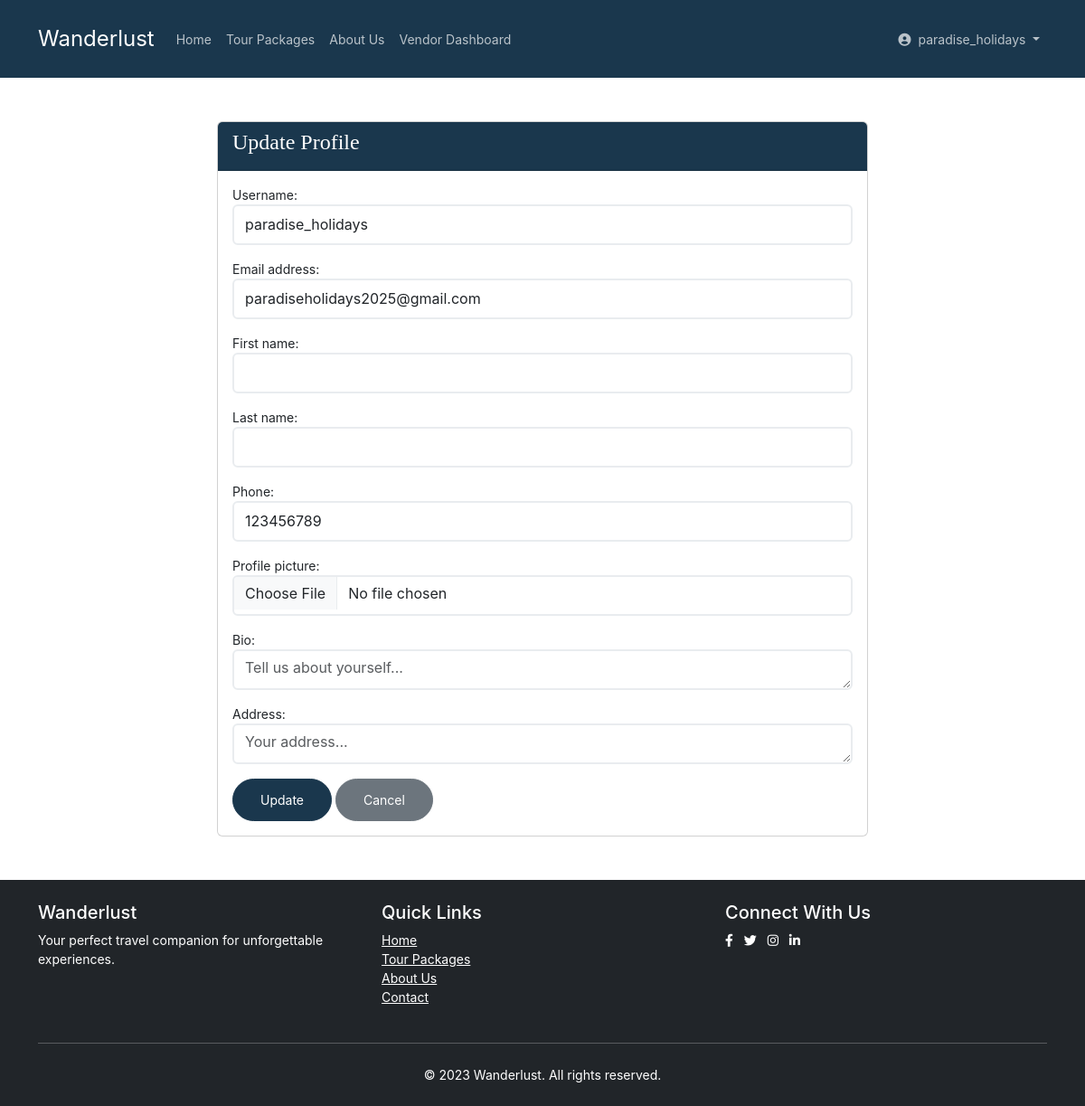
The app's page /profile/update/ (signed in) with its own data.
### packages/models.py (models this page shows, shortened)
class User(AbstractUser):
    is_vendor = models.BooleanField(default=False)
    is_customer = models.BooleanField(default=True)
    phone = models.CharField(max_length=15, blank=True)
    profile_picture = models.ImageField(
        upload_to='profile_pics/',
        blank=True,
        validators=[FileExtensionValidator(allowed_extensions=['jpg', 'jpeg', 'png'])]
    )
    company_name = models.CharField(max_length=100, blank=True)
    bio = models.TextField(blank=True)
    company_location = models.CharField(max_length=100, blank=True)
    website = models.URLField(blank=True)
    years_of_experience = models.PositiveIntegerField(default=0)
    specializations = models.CharField(max_length=200, blank=True)
    languages_spoken = models.CharField(max_length=200, blank=True)

### packages/views.py (the view)
# urls.py: path('profile/update/', views.profile_update, name='profile_update'),
@login_required
def profile_update(request):
    if request.method == 'POST':
        form = UserProfileUpdateForm(request.POST, request.FILES, instance=request.user)
        if form.is_valid():
            form.save()
            messages.success(request, 'Your profile was successfully updated!')
            return redirect('packages:profile')
    else:
        form = UserProfileUpdateForm(instance=request.user)
    return render(request, 'accounts/profile_update.html', {'form': form})

### packages/context_processors.py (called while the page is built)
def user_profile(request):
    if request.user.is_authenticated:
        return {
            'user_profile_picture': request.user.profile_picture.url if request.user.profile_picture else settings.STATIC_URL + 'images/default_profile.png'
        }
    return {}

### packages/templates/accounts/profile_update.html (shortened to what this page needs)
{% extends 'packages/base.html' %}
{% load static %}
{% block content %}
<div class="container mt-5">
    <div class="row">
        <div class="col-md-8 mx-auto">
            <div class="card">
                <div class="card-header bg-primary text-white">
                    <h4>Update Profile</h4>
                </div>
                <div class="card-body">
                    <form method="post" enctype="multipart/form-data">
                        {{ form.as_p }}
                        <button type="submit" class="btn btn-primary">Update</button>
                        <a href="{% url 'packages:profile' %}" class="btn btn-secondary">Cancel</a>
                    </form>
                </div>
            </div>
        </div>
    </div>
</div>
{% endblock %}

### packages/templates/packages/base.html (shortened to what this page needs)
{% load static %}
<!DOCTYPE html>
<html lang="en">
<head>
    <link href="https://cdn.jsdelivr.net/npm/bootstrap@5.3.0/dist/css/bootstrap.min.css" rel="stylesheet">
    <link rel="stylesheet" href="https://cdnjs.cloudflare.com/ajax/libs/font-awesome/6.0.0/css/all.min.css">
    <link rel="stylesheet" href="{% static 'css/style.css' %}">
</head>
<body>
    <nav class="navbar navbar-expand-lg navbar-dark bg-primary">
        <div class="container">
            <a class="navbar-brand" href="{% url 'packages:home' %}">Wanderlust</a>
            <div class="collapse navbar-collapse" id="navbarNav">
                <ul class="navbar-nav me-auto">
                    <li class="nav-item">
                        <a class="nav-link" href="{% url 'packages:home' %}">Home</a>
                    </li>
                    <li class="nav-item">
                        <a class="nav-link" href="{% url 'packages:package_list' %}">Tour Packages</a>
                    </li>
                    <li class="nav-item"><a href="{% url 'packages:about' %}" class="nav-link">About Us</a></li>
                    {% if user.is_vendor %}
                    <li class="nav-item">
                        <a class="nav-link" href="{% url 'packages:vendor_dashboard' %}">Vendor Dashboard</a>
                    </li>
                    {% endif %}
                </ul>
                <ul class="navbar-nav">
                    {% if user.is_authenticated %}
                    <li class="nav-item dropdown">
                        <a class="nav-link dropdown-toggle" href="#" id="navbarDropdown" role="button" data-bs-toggle="dropdown">
                            <i class="fas fa-user-circle me-1"></i> {{ user.username }}
                        </a>
                    </li>
                    {% endif %}
                </ul>
            </div>
        </div>
    </nav>
    <main class="container my-4">
        {% block content %}{% endblock %}
    </main>
    <footer class="bg-dark text-white py-4 mt-5">
        <div class="container">
            <div class="row">
                <div class="col-md-4">
                    <h5>Wanderlust</h5>
                    <p>Your perfect travel companion for unforgettable experiences.</p>
                </div>
                <div class="col-md-4">
                    <h5>Quick Links</h5>
                    <ul class="list-unstyled">
                        <li><a href="{% url 'packages:home' %}" class="text-white">Home</a></li>
                        <li><a href="{% url 'packages:package_list' %}" class="text-white">Tour Packages</a></li>
                        <li><a href="#" class="text-white">About Us</a></li>
                        <li><a href="#" class="text-white">Contact</a></li>
                    </ul>
                </div>
                <div class="col-md-4">
                    <h5>Connect With Us</h5>
                    <div class="social-links">
                        <a href="#" class="text-white me-2"><i class="fab fa-facebook-f"></i></a>
                        <a href="#" class="text-white me-2"><i class="fab fa-twitter"></i></a>
                        <a href="#" class="text-white me-2"><i class="fab fa-instagram"></i></a>
                        <a href="#" class="text-white"><i class="fab fa-linkedin-in"></i></a>
                    </div>
                </div>
            </div>
            <hr class="my-4">
            <div class="text-center">
                <p class="mb-0">&copy; 2023 Wanderlust. All rights reserved.</p>
            </div>
        </div>
    </footer>
</body>
</html>

### static/css/style.css (style rules this page uses)
body { font-family: "Inter", sans-serif; line-height: 1.5; background: #ffffff; overflow-x: hidden; font-size: 14px; transition: all 0.3s ease; }
body:before { content: ""; position: fixed; top: 0; left: 0; z-index: 99; right: 0; bottom: 0; background: rgba(0, 0, 0, 0.2); opacity: 0; visibility: hidden; transition: .3s all ease; }
.bg-primary { background-color: #1A374D !important; }
a { color: #1A374D; transition: .3s all ease; }
h1, h2, h3, h4 { font-family: "Source Serif Pro", serif; }
.btn { padding: 12px 30px; border-radius: 30px; font-size: 14px; }
.btn.btn-primary { background: #1A374D; border-color: #1A374D; }
.form-control, .custom-select { border: 2px solid #e9ecef; font-size: 16px; height: 45px; }
.navbar { padding: 20px 0; }
.navbar-brand { font-size: 24px; color: #ffffff; }
.nav-link { color: rgba(255, 255, 255, 0.7); }
footer { background: #1A374D; color: #ffffff; padding: 20px 0; }
footer a { color: #ffffff; }
.social-links a { color: rgba(255, 255, 255, 0.5); margin-right: 10px; }

### records on screen
User: username "paradise_holidays", email "paradiseholidays2025@gmail.com", phone "123456789"
